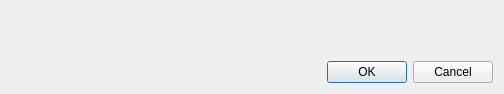
<?xml version="1.0" encoding="UTF-8"?>
<ui version="4.0">
 <class>W_FastWindow</class>
 <widget class="QDialog" name="W_FastWindow">
  <property name="geometry">
   <rect>
    <x>0</x>
    <y>0</y>
    <width>504</width>
    <height>94</height>
   </rect>
  </property>
  <property name="windowTitle">
   <string>快速窗口</string>
  </property>
  <layout class="QVBoxLayout" name="verticalLayout">
   <item>
    <widget class="QWidget" name="widget_params" native="true"/>
   </item>
   <item>
    <widget class="QDialogButtonBox" name="buttonBox">
     <property name="orientation">
      <enum>Qt::Horizontal</enum>
     </property>
     <property name="standardButtons">
      <set>QDialogButtonBox::Cancel|QDialogButtonBox::Ok</set>
     </property>
    </widget>
   </item>
  </layout>
 </widget>
 <resources/>
 <connections>
  <connection>
   <sender>buttonBox</sender>
   <signal>rejected()</signal>
   <receiver>W_FastWindow</receiver>
   <slot>reject()</slot>
   <hints>
    <hint type="sourcelabel">
     <x>345</x>
     <y>303</y>
    </hint>
    <hint type="destinationlabel">
     <x>286</x>
     <y>274</y>
    </hint>
   </hints>
  </connection>
 </connections>
</ui>
